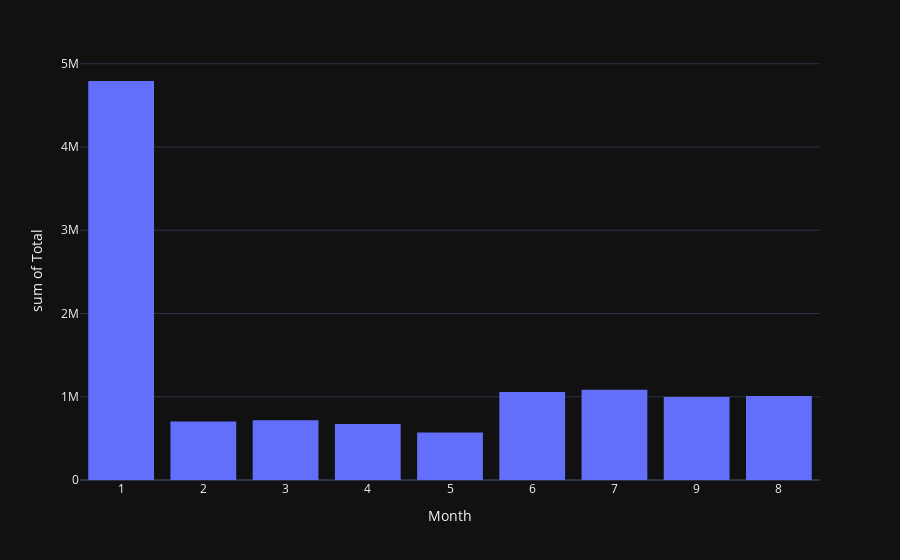

The cell this chart's notebook holds for it:
### Code cell
fig = px.histogram(expenses_dataset, x="Month", y="Total")
fig.show()

### Figure 1 — Plotly figure (JSON) as saved in the notebook; plotly's stock layout.template omitted (floating-point values rounded to 4 significant figures; data arrays with more than 128 entries replaced by an {"elided": "..."} marker saying what was removed)
{"data": [{"alignmentgroup": "True", "bingroup": "x", "histfunc": "sum", "hovertemplate": "Month=%{x}<br>sum of Total=%{y}<extra></extra>", "legendgroup": "", "marker": {"color": "#636efa", "pattern": {"shape": ""}}, "name": "", "offsetgroup": "", "orientation": "v", "showlegend": false, "x": {"elided": "29759 str values"}, "xaxis": "x", "y": {"elided": "29759 int values"}, "yaxis": "y", "type": "histogram"}], "layout": {"xaxis": {"anchor": "y", "domain": [0.0, 1.0], "title": {"text": "Month"}}, "yaxis": {"anchor": "x", "domain": [0.0, 1.0], "title": {"text": "sum of Total"}}, "legend": {"tracegroupgap": 0}, "margin": {"t": 60}, "barmode": "relative"}}
